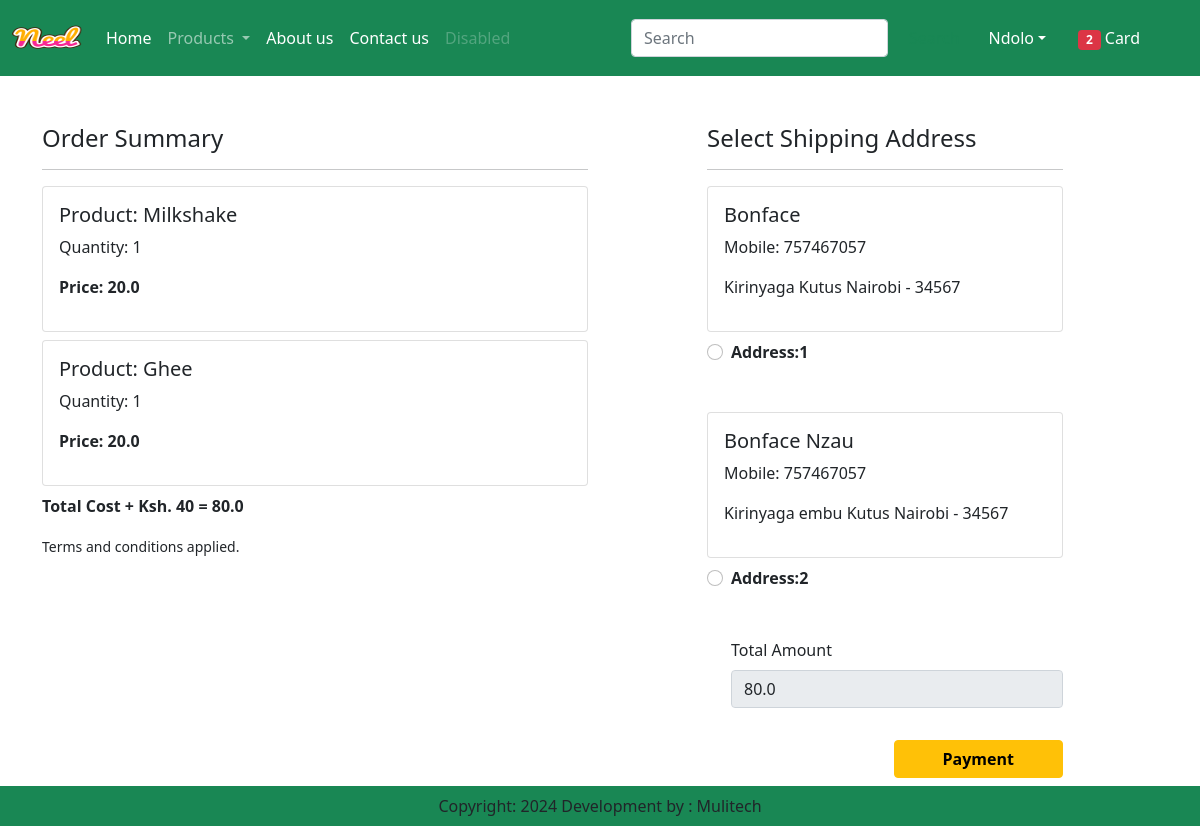
The app's page /checkout/ (signed in) with its own data.
### app/models.py (models this page shows, shortened)
class Cart(models.Model):
    user = models.ForeignKey(User,on_delete=models.CASCADE)
    product = models.ForeignKey(Product,on_delete=models.CASCADE)
    quantity = models.PositiveIntegerField(default=1)

class Product(models.Model):
    title = models.CharField(max_length=100)
    selling_price = models.FloatField()
    discounted_price = models.FloatField(null=True)
    description = models.TextField()
    composition = models.TextField(default='')
    prodapp = models.TextField(default='')
    category = models.CharField(choices=CATEGORY_CHOICES, max_length=2)
    product_image = models.ImageField(upload_to='product')

class Customer(models.Model):
    user = models.ForeignKey(User,on_delete=models.CASCADE)
    name = models.CharField(max_length=200)
    locality = models.CharField(max_length=200)
    city = models.CharField(max_length=50)
    mobile = models.IntegerField(default=0)
    zipcode = models.IntegerField()
    state = models.CharField(choices=STATE_CHOICES,max_length=100)

### app/views.py (the view)
# urls.py: path('checkout/', views.checkout.as_view(), name='checkout'),
class checkout(View):
    def get(self,request):
        totalitem = 0
        if request.user.is_authenticated:
            totalitem = len(Cart.objects.filter(user=request.user))
        user=request.user
        add=Customer.objects.filter(user=user)
        cart_items=Cart.objects.filter(user=user)
        famount = 0
        for p in cart_items:
            value = p.quantity * p.product.discounted_price
            famount = famount + value
        totalamount = famount + 40
        return render(request, 'app/checkout.html',locals())

### templates/app/checkout.html (shortened to what this page needs)
{% extends  'app/base.html' %}
{% load static %}
{% block main-content %}
<div class="container">
    <div class="row mt-5">
        <div class="col-sm-6">
            <h4>Order Summary</h4>
            <hr>
            {% for item in cart_items %}
            <div class="card mb-2">
                <div class="card-body">
                    <h5>Product: {{item.product.title}}</h5>
                    <p>Quantity: {{item.quantity}}</p>
                    <p class="fw-bold">Price: {{item.product.discounted_price}}</p>
                </div>
            </div>
            {% endfor %}
            <p class="fw-bold">Total Cost + Ksh. 40 = {{totalamount}}</p>
            <small>Terms and conditions applied.</small>
        </div>
        <div class="col-sm-4 offset-sm-1">
            <h4>Select Shipping Address</h4>
            <hr>
            <form  method="post" id="myform">
                {% for ad in add %}
                <div class="card">
                    <div class="card-body">
                        <h5>{{ad.name}}</h5>
                        <p>Mobile: {{ad.mobile}}</p>
                        <p>{{ad.locality}} {{ad.city}} {{ad.state}} - {{ad.zipcode}}</p>
                    </div>
                </div>
                <div class="form-check mt-2 mb-5">
                    <input type="radio" name="custid" id="custadd{{forloop.counter}}" class="form-check-input" value="{{ad.id}}">
                    <label for="custadd{{forloop.counter}}" class="form-check-label fw-bold">
                        Address:{{forloop.counter}}
                    </label>
                </div>
                {% endfor %}
                <div class="form-check mb-3">
                    <label for="totalamount" class="form-label">Total Amount</label>
                    <input type="number" class="form-control" name="totalamount" value={{totalamount}} readonly>
                </div>
                <div class="text-end">
                   <button id="rzp-button1" type="submit" class=" btn btn-warning mt-3 px-5 fw-bold">Payment</button>
                </div>
                <br><br>
            </form>
        </div>
    </div>
</div>
{% endblock main-content %}

### templates/app/base.html (shortened to what this page needs)
<!DOCTYPE html>
{% load static %}
<html lang="en">
<head>
    <link href="https://cdn.jsdelivr.net/npm/bootstrap@5.0.2/dist/css/bootstrap.min.css" rel="stylesheet"
>
    <link rel="stylesheet" href="{% static  'app/css/owl.carousel.min.css' %}" />
    <link rel="stylesheet" href="{% static  'app/css/all.min.css' %}" />
    <link rel="stylesheet" href="{% static  'app/css/style.css' %}" />
</head>
<body>
    <nav class="navbar navbar-expand-lg navbar-dark bg-success">
        <div class="container-fluid">
          <a class="navbar-brand" href="#">
            <img src= "{% static 'app/images/Neel.png'%}" width="70" height="50"/>
          </a>
          <div class="collapse navbar-collapse" id="navbarSupportedContent">
            <ul class="navbar-nav me-auto mb-2 mb-lg-0">
              {% if request.user.is_authenticated %}
              <li class="nav-item">
                <a class="nav-link active" aria-current="page" href="/">Home</a>
              </li>
              <li class="nav-item dropdown">
                <a class="nav-link dropdown-toggle" href="#" id="navbarDropdown" role="button" data-bs-toggle="dropdown" aria-expanded="false">
                  Products
                </a>
              </li>
              <li class="nav-item">
                <a class="nav-link text-white" href="{% url 'about' %}">About us</a>
              </li>
              <li class="nav-item">
                <a class="nav-link text-white" href="{% url 'contact' %}">Contact us</a>
              </li>
              <li class="nav-item">
                <a class="nav-link disabled" href="#" tabindex="-1" aria-disabled="true">Disabled</a>
              </li>
            </ul>
            <form class="d-flex">
              <input class="form-control me-2" type="search" placeholder="Search" aria-label="Search">
              <button class="btn btn-outline-success" type="submit">Search</button>
            </form>
          </div>
           <ul class="navbar-nav me-auto mb-2 mb-lg-0">
            <li class="nav-item dropdown mx-2">
              <a class="nav-link dropdown-toggle text-white" href="#"
              id="profileDropdown" role="button" data-bs-toggle="dropdown"
              aria-expanded="false">{{request.user}}</a>
            </li>
            <li class="nav-item mx-2">
              <a class="nav-link text-white" href="{% url 'showcart' %}"><span class="badge bg-danger">{% if totalitem > 0%} {{totalitem}} {% endif %}</span> Card</a>
            </li>
            <li class="nav-item mx-2">
              <a class="nav-link text-white" href=""></a>
            </li>
            {% endif %}
           </ul>
        </div>
      </nav>
      {% block main-content %} {% endblock main-content %}
      <footer class="container-fluid bg-success fixed-bottom text-center p-2 mt-5">
        Copyright: 2024 Development by : Mulitech
      </footer>
</body>
</html>

### records on screen
Cart: product "Milkshake", quantity "1", product.discounted_price "20.0"
Cart: product "Ghee", quantity "1", product.discounted_price "20.0"
Customer: name "Bonface", mobile "757467057", locality "Kirinyaga", city "Kutus", state "Nairobi", zipcode "34567"
Customer: name "Bonface Nzau", mobile "757467057", locality "Kirinyaga embu", city "Kutus", state "Nairobi", zipcode "34567"

### other values on screen
{{ request.user }} "Ndolo"
{{ totalitem }} "2"
{{ totalamount }} "80.0"
